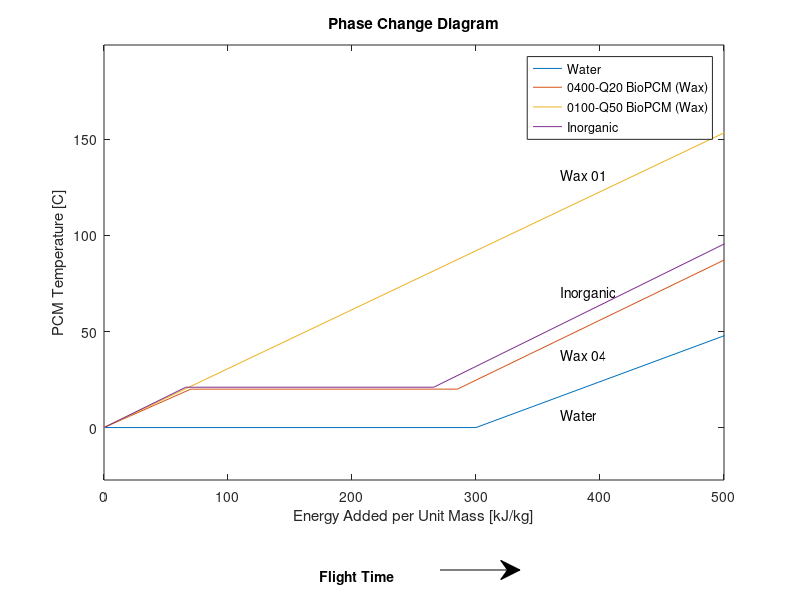

This chart was generated by the following MATLAB code:
clear
clc
close

%% Constants/Inputs

n = 2; %index of PCM material for analysis
SF = 1.2; %safety factor applied to final mass

% Motor Operational Specifications
T_motor_max = 100; %maximum allowable motor temperature [C] (30 for batteries)
T_motor_min = -20; %minimum allowable motor temperature (0 for batteries)
t = 9.1 * 60; %flight time [s]

% Environmental Constants
T_mars = 0; %ambient temperature on Mars [C]

% Motor Specifications
P_waste = 800; %Set power lost by 1 motor for consistancy [W] (200 for battieres)
E_waste = P_waste * t;

T_mars = T_mars + 273.15; %convert to K
T_motor_max = T_motor_max + 273.15; %convert to K
T_motor_min = T_motor_min + 273.15; %convert to K


%% Phase Change Materials
%{
Notes:
1) Sized assuming no convective or radiative heat transfer
2) Cell array structure: {material, T_melt, H_delta_fus, c_p_liquid, c_p_solid
                            rho_solid, rho_liquid, k}
3) List of phase change materials: https://en.wikipedia.org/wiki/Phase-change_material
4) Many tunable PCM materials available
5) Note: Inorganic material is 21 C Infinite R Energy Sheet
%}

% Material Properties
materialOptions = {'Water'                ,   0, 300000, 4187, 2108, 916 , 995 , 2   ;
                   '0400-Q20 BioPCM (Wax)',  20, 215000, 3200, 3500, 1075, 1125, 0.45;
                   '0100-Q50 BioPCM (Wax)', -50, 215000, 3200, 3500, 1075, 1075, 0.45;
                   %'0500-Q50 BioPCM (Wax)',  50, 215000, 3200, 3500, 1075, 1075, 0.45;
                   'Inorganic'            ,  21, 200000, 3140, 3140, 1540, 1540, 1.09};

PCM = materialOptions{n, 1}; %phase change material
T_melt = materialOptions{n, 2}; %melting point [C]
H_delta_fus = materialOptions{n, 3}; %latent heat of fusion [J/kg]
c_p_liquid = materialOptions{n, 4}; %heat capacity of liquid [J/kg*K]
c_p_solid = materialOptions{n, 5}; %heat capacity of solid [J/kg*K]
rho_solid = materialOptions{n, 6}; %density of solid [kg/m^3]
rho_liquid = materialOptions{n, 7}; %density of liquid at maximum temp [kg/m^3]

T_melt = T_melt + 273.15; %melting point [K]
T_0 = max(T_mars, T_motor_min);
T_f = T_motor_max;

% Energy absorbtion from heating solid
if T_melt > T_0
    Q_solid_1kg = c_p_solid * (T_melt - T_0);
else
    Q_solid_1kg = 0;
end

% Energy absorbtion from melting
if T_melt <= T_f
    Q_melt_1kg = H_delta_fus;
else
    Q_melt_1kg = 0;
end

% Energy abosrtion from heating liquid
if T_melt < T_f
    Q_liquid_1kg = c_p_liquid * (T_f - T_melt);
else
    Q_liquid_1kg = 0;
end

% Total energy absorbably in change from T_0 to T_f
c_p_total = Q_solid_1kg + Q_melt_1kg + Q_liquid_1kg; %total heat capacity [J/kg]

% Mass of system
m_PCM = SF * E_waste / c_p_total; %mass of PCM required to absorb heat [kg]
m_PCM_struc = m_PCM * 0.25; %estimate of additional structurla mass required [kg]

V_liquid = m_PCM / rho_liquid; %volume of liquid [m^3]
V_solid = m_PCM / rho_solid; %volume of solid [m^3]

percent_vol_change = (V_liquid - V_solid) / V_solid;

%% Plot of PCM temperature vs. time

[numMaterials, ~] = size(materialOptions);
T_max = 3000; %ridiculously high number to make sure sufficient energy is added
E_total = 500*1000;
T_plot = zeros(numMaterials, 4);
T_f = zeros(numMaterials, 1);
E_plot = zeros(numMaterials, 4);

for k = [1:numMaterials]
    
    T_melt = materialOptions{k, 2} + 273.15; %melting point [K]
    H_delta_fus = materialOptions{k, 3}; %latent heat of fusion [J/kg]
    c_p_liquid = materialOptions{k, 4}; %heat capacity of liquid [J/kg*K]
    c_p_solid = materialOptions{k, 5}; %heat capacity of solid [J/kg*K]
        
    
    % Initial temperature at or below melting point
    if T_0 <= T_melt
        Q_solid_1kg = c_p_solid * (T_melt - T_0);
        Q_melt_1kg = H_delta_fus;
        Q_liquid_1kg = c_p_liquid * (T_max - T_melt);
        T_plot(k, :) = [T_0, T_melt, T_melt, T_max]; %temperature [K]
        
    % Initial Temperature above melting point
    else %(T_0 > T_melt)
        Q_solid_1kg = 0;
        Q_melt_1kg = 0;
        Q_liquid_1kg = c_p_liquid * (T_max - T_melt);
        T_plot(k, :) = [T_0, T_0, T_0, T_max]; %temperature [K]
    end
    
    if Q_solid_1kg >= E_total
        T_f(k) = T_0 + E_total / c_p_solid;
    elseif (Q_solid_1kg + Q_melt_1kg) >= E_total
        T_f(k) = T_melt;
    elseif (Q_solid_1kg + Q_melt_1kg + Q_liquid_1kg) >= E_total
        T_f(k) = T_0 + (E_total - Q_solid_1kg - Q_melt_1kg) / c_p_liquid;
    else
        fprintf('Increase Final Temperature\n')
    end
    
    E_plot(k, :) = [0, Q_solid_1kg, Q_solid_1kg+Q_melt_1kg, Q_solid_1kg+Q_melt_1kg+Q_liquid_1kg]; %energy [J]
end

figure(1)
h = axes('Position', [0.13, 0.2, 0.7750, 0.7250]);
plot(E_plot(1, :) / 1000, T_plot(1, :) - 273.15, '-')
hold on
for l = 2:numMaterials
    plot(E_plot(l, :) / 1000, T_plot(l, :) - 273.15, '-')
end
hold off

axis([0, E_total/1000, T_0 * 0.9 - 273.15, max(T_f) * 1.1-273.15])

xlabel('Energy Added per Unit Mass [kJ/kg]');
ylabel('PCM Temperature [C]');
title('Phase Change Diagram');
legend(materialOptions{:, 1});

% Annotations
annotation('arrow', [0.55, 0.65], [0.05, 0.05])
annotation('textbox', [0.4, 0.025, 0.3, 0.05], 'EdgeColor', 'none',...
           'FontWeight', 'bold', 'string', {'Flight Time'});
annotation('textbox', [0.7, 0.3, 0.3, 0.05], 'EdgeColor', 'none', 'string', {'Water'});
annotation('textbox', [0.7, 0.4, 0.3, 0.05], 'EdgeColor', 'none', 'string', {'Wax 04'});
annotation('textbox', [0.7, 0.5, 0.3, 0.05], 'EdgeColor', 'none', 'string', {'Inorganic'});
annotation('textbox', [0.7, 0.7, 0.3, 0.05], 'EdgeColor', 'none', 'string', {'Wax 01'});

%% Results

fprintf('Material: %s\n', PCM);
fprintf('Mass of PCM: %.2f kg\n', m_PCM);
fprintf('Approximate Mass of Additional Structure: %.2f kg\n', m_PCM_struc);
fprintf('Approximate Total Mass: %.2f kg\n', m_PCM_struc + m_PCM);
if V_liquid > V_solid
    fprintf('Maximum Volume of PCM: %.2f [L] (liquid)\n', V_liquid * 1000)
else 
    fprintf('Maximum Volume of PCM: %.2f [L] (solid)\n', V_solid * 1000)
end
fprintf('Percentage change in volume: %.2f%%\n', percent_vol_change*100)